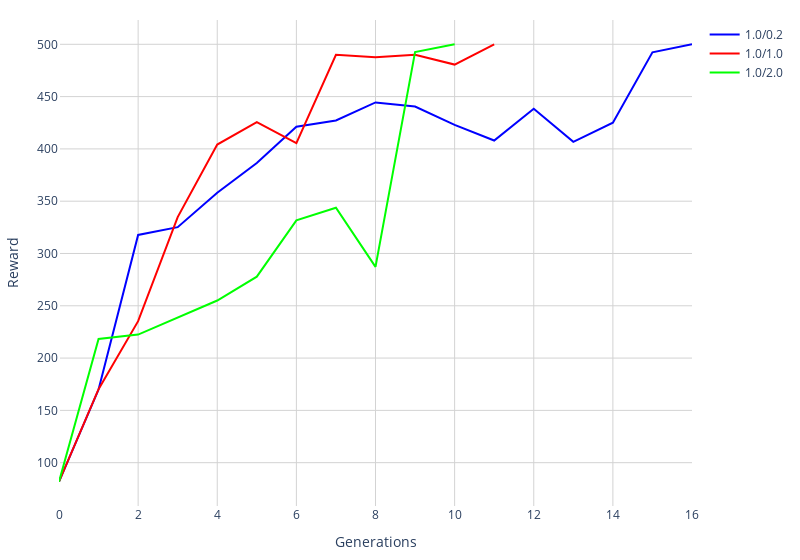

The notebook cell saved with this chart:
### Code cell
#fig = get_fig(mut_dfs[0], x_column='generation', xlabel="Generations", color="#ff0000", name="0.01/0.02")
#fig = get_fig(mut_dfs[1], x_column='generation', xlabel="Generations", color="#0000ff", fig=fig, name="0.01/0.2")
#fig = get_fig(mut_dfs[2], x_column='generation', xlabel="Generations", color="#ff9900", fig=fig, name="0.1/0.02")
# fig = get_fig(mut_dfs[3], x_column='generation', xlabel="Generations", color="#0000ff", name="0.1/0.2")
# fig = get_fig(mut_dfs[4], x_column='generation', xlabel="Generations", color="#ffcc00", fig=fig, name="1.0/0.02")
# fig = get_fig(mut_dfs[5], x_column='generation', xlabel="Generations", color="#ff0000", fig=fig, name="1.0/0.2")
fig = get_fig(mut_dfs[5], x_column='generation', xlabel="Generations", color="#0000ff", name="1.0/0.2")
fig = get_fig(mut_dfs[6], x_column='generation', xlabel="Generations", color="#ff0000", fig=fig, name="1.0/1.0")
fig = get_fig(mut_dfs[7], x_column='generation', xlabel="Generations", color="#00ff00", fig=fig, name="1.0/2.0")
fig.show()

### Figure 1 — Plotly figure (JSON) as saved in the notebook; plotly's stock layout.template omitted (floating-point values rounded to 4 significant figures)
{"data": [{"line": {"color": "#0000ff"}, "mode": "lines", "name": "1.0/0.2", "showlegend": true, "type": "scatter", "x": [0, 1, 2, 3, 4, 5, 6, 7, 8, 9, 10, 11, 12, 13, 14, 15, 16], "y": [81.82, 169.9, 317.8, 325.2, 358.0, 386.6, 421.2, 427.2, 444.5, 440.5, 423, 408, 438.4, 406.8, 425.1, 492.3, 500]}, {"line": {"color": "#ff0000"}, "mode": "lines", "name": "1.0/1.0", "showlegend": true, "type": "scatter", "x": [0, 1, 2, 3, 4, 5, 6, 7, 8, 9, 10, 11], "y": [81.82, 170.2, 235.3, 334.8, 404.2, 425.7, 405.4, 490, 487.5, 490, 480.6, 500]}, {"line": {"color": "#00ff00"}, "mode": "lines", "name": "1.0/2.0", "showlegend": true, "type": "scatter", "x": [0, 1, 2, 3, 4, 5, 6, 7, 8, 9, 10], "y": [81.82, 218.2, 222.5, 239.0, 255.1, 277.9, 331.6, 343.7, 287.2, 492.5, 500]}], "layout": {"margin": {"b": 20, "l": 20, "r": 20, "t": 20}, "plot_bgcolor": "white", "width": 800, "xaxis": {"gridcolor": "lightgrey", "title": {"text": "Generations"}}, "yaxis": {"gridcolor": "lightgrey", "title": {"text": "Reward"}}}}
